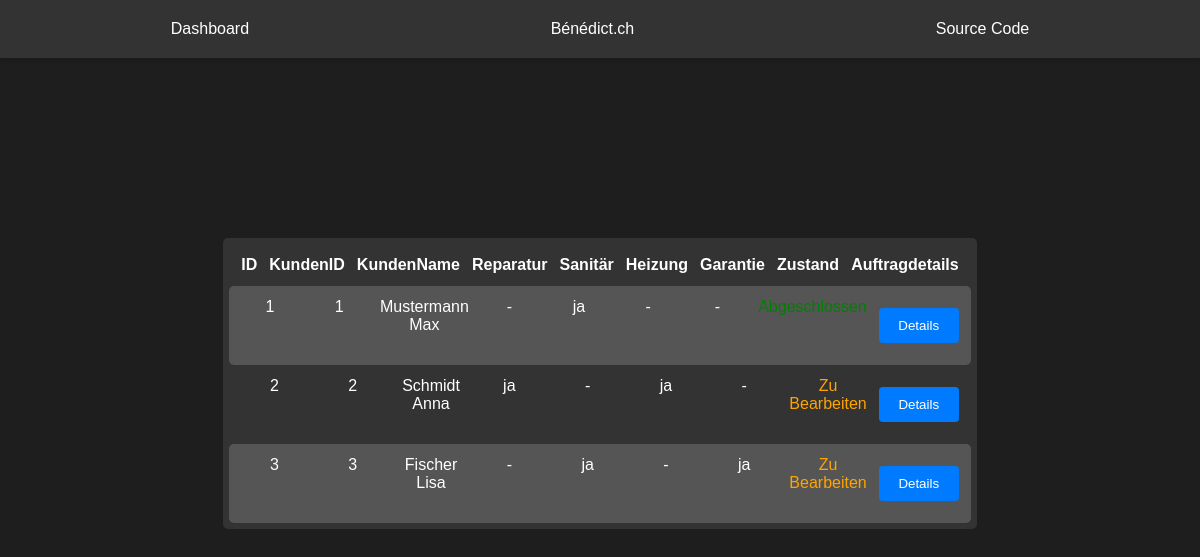
Page /auftraege.php (signed in) on the committed database.
### tables this page shows
CREATE TABLE Orders (
            orderID INTEGER PRIMARY KEY AUTOINCREMENT,
            kundenID INTEGER NOT NULL, /* Problem: need to manually type ID because AUTOINCREMENT cant be used rn. */
            kundenName TEXT NOT NULL,
            objAdresse TEXT NOT NULL,
            objOrt TEXT NOT NULL,
            objPLZ INTEGER NOT NULL,
            rechID INTEGER NOT NULL,
            orderDate TEXT NOT NULL,
            reparatur BOOLEAN DEFAULT 0,
            sanitaer BOOLEAN DEFAULT 0,
            heizung BOOLEAN DEFAULT 0,
            garantie BOOLEAN DEFAULT 0,
            bemerkung TEXT,
            terminwunsch TEXT,
            zustand TEXT CHECK(zustand IN ('COMPLETED', 'INPROGRESS', 'TODO')),
            arbeiterID INTEGER,
            completed BOOLEAN DEFAULT 0,
            completedDate TEXT NOT NULL,
            verrechnet BOOLEAN DEFAULT 0,
            rapport TEXT,
            FOREIGN KEY (kundenID) REFERENCES Kunden(id),
            FOREIGN KEY (rechID) REFERENCES Rechnung(id),
            FOREIGN KEY (arbeiterID) REFERENCES Users(id)
        );

### auftraege.php (the view, shortened to what this page needs)
<?php
include 'header.php';
?>
<!DOCTYPE html>
<html lang="en">
    <head>
        <link rel="stylesheet" href="style/style.css">
    </head>
    <body>
        <div class="orders-container">
            <div class="orders-header">
                <div>ID</div>
                <div>KundenID</div>
                <div>KundenName</div>
                <div>Reparatur</div>
                <div>Sanitär</div>
                <div>Heizung</div>
                <div>Garantie</div>
                <div>Zustand</div>
                <div>Auftragdetails</div>
            </div>
        <?php
    require 'db/conn.php';
    $query = "SELECT * FROM Orders";
    $stmt = $pdo->prepare($query);
    $stmt->execute();
        while ($row = $stmt->fetch(PDO::FETCH_ASSOC)) {
            $orderID = $row["orderID"];
            $kundenID = $row["kundenID"];
            $kundenName = $row["kundenName"];
            $reparatur = "-";
            $sanitaer = "-";
            $heizung = "-";
            $garantie = "-";
            if ($row["reparatur"] == '1') {
                $reparatur = "ja";
            }
            if ($row["sanitaer"] == '1') {
                $sanitaer = "ja";
            }
            if ($row["heizung"] == '1') {
                $heizung = "ja";
            }
            if ($row["garantie"] == '1') {
                $garantie = "ja";
            }
            if($row["zustand"] == "INPROGRESS"){$color = "lightblue"; $zustand = "in Bearbeitung";}
                else if($row["zustand"] == "TODO"){$color = "orange"; $zustand = "Zu Bearbeiten";}
                else if($row["zustand"] == "COMPLETED"){$color = "green"; $zustand = "Abgeschlossen";}
                echo '<div class="order-row">
                <div>'.$orderID.'</div>
                <div>'.$kundenID.'</div>
                <div>'.$kundenName.'</div>
                <div>'.$reparatur.'</div>
                <div>'.$sanitaer.'</div>
                <div>'.$heizung.'</div>
                <div>'.$garantie.'</div>
                <div style="color: '.$color.';">'.$zustand.'</div>
                <div><button class="detail-btn" data-id="'.$orderID.'">Details</button></div>
            </div>';
        }
?>
        </div>
    </body>
</html>

### header.php
<link rel="stylesheet" href="style/header.css">
<header>
    <nav>
        <ul>
        <li><a href="user.php">Dashboard</a></li>
        <li><a href="https://benedict.ch">Bénédict.ch</a></li>
        <li><a href="https://github.com/marcel7ag/m295projekt">Source Code</a></li>
    </ul>
</header>

### style/header.css (style rules this page uses)
* { margin: 0; padding: 0; box-sizing: border-box; }
nav { background-color: #333; color: #fff; padding: 20px; display: flex; justify-content: space-around; align-items: center; box-shadow: 0px 2px 5px rgba(0, 0, 0, 0.2); margin-bottom: 100px; }
nav ul { list-style-type: none; display: flex; justify-content: space-around; align-items: center; width: 100%; }
nav ul li a { color: #fff; text-decoration: none; padding: 10px; transition: background-color 0.3s ease; }

### style/style.css (style rules this page uses)
body { font-family: Arial, sans-serif; background-color: #1e1e1e; color: #fff; margin: 0; padding: 0; }
input[type="submit"], button { width: 100%; padding: 10px; margin: 10px 0; border-radius: 4px; border: none; background-color: #007BFF; color: #fff; cursor: pointer; }
.detail-btn { align-items: center; width: 80px; }
.orders-container { width: fit-content; display: flex; flex-direction: column; align-items: center; background-color: #333; border-radius: 5px; margin: 15% auto; padding: 6px; overflow-x: auto; }
.orders-header, .order-row { display: flex; justify-content: space-around; width: 100%; background-color: inherit; padding: 6px; border-radius: 5px; }
.orders-header div, .order-row div { flex: 1; text-align: center; padding: 6px; }
.orders-header div { font-weight: bold; }
.order-row:nth-child(even) { background-color: #555; }

### rows in the picture
orders: orderID "1", kundenID "1", kundenName "Mustermann Max", reparatur "-", sanitaer "ja", heizung "-", garantie "-"
orders: orderID "2", kundenID "2", kundenName "Schmidt Anna", reparatur "ja", sanitaer "-", heizung "ja", garantie "-", zustand "Zu Bearbeiten"
orders: orderID "3", kundenID "3", kundenName "Fischer Lisa", reparatur "-", sanitaer "ja", heizung "-", garantie "ja", zustand "Zu Bearbeiten"
